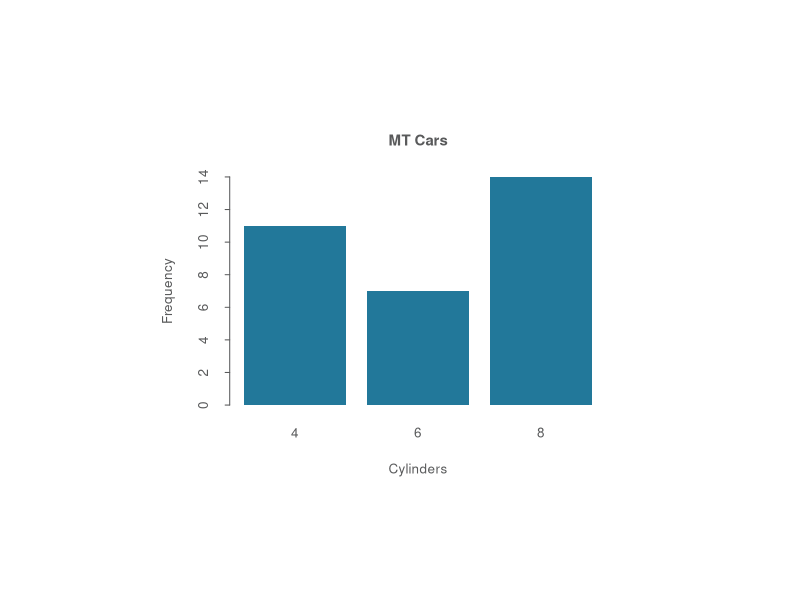
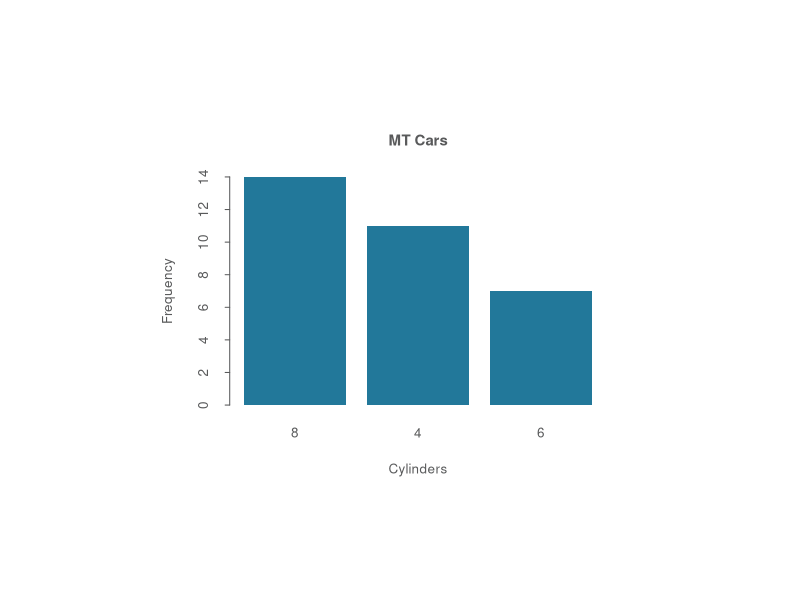
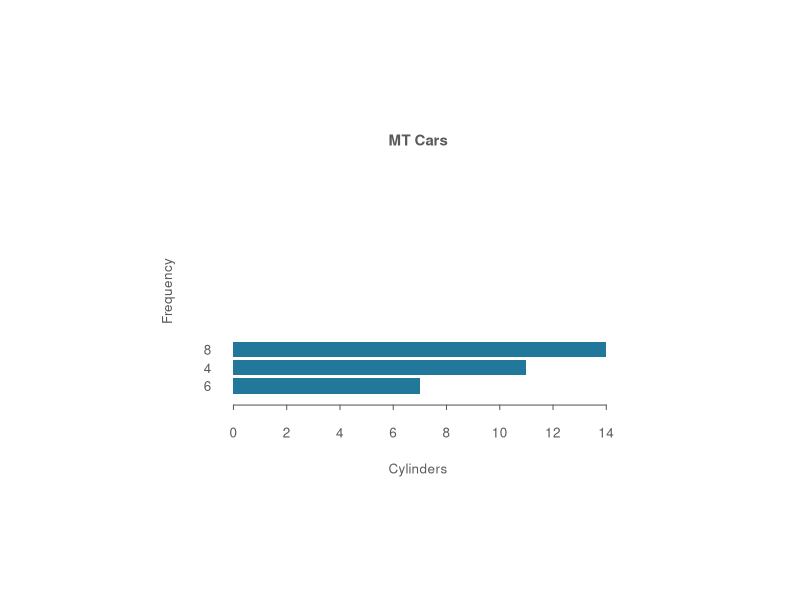
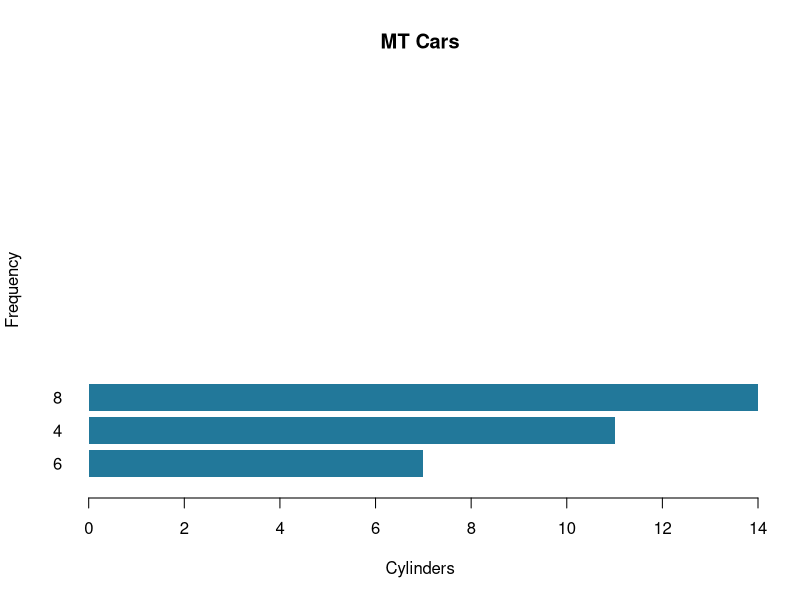
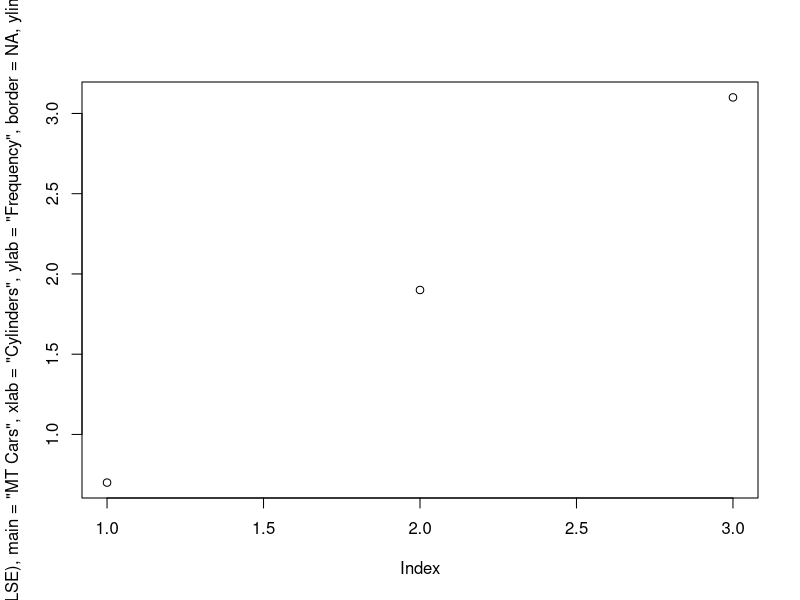
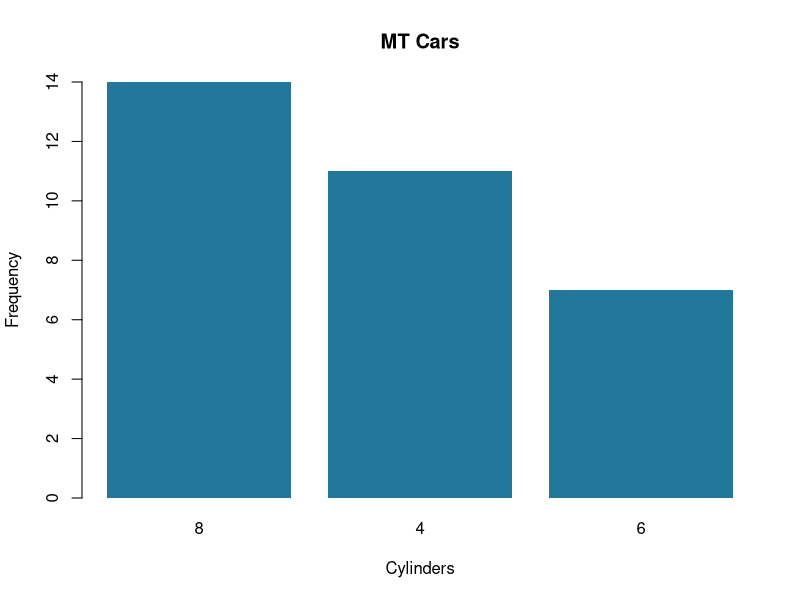
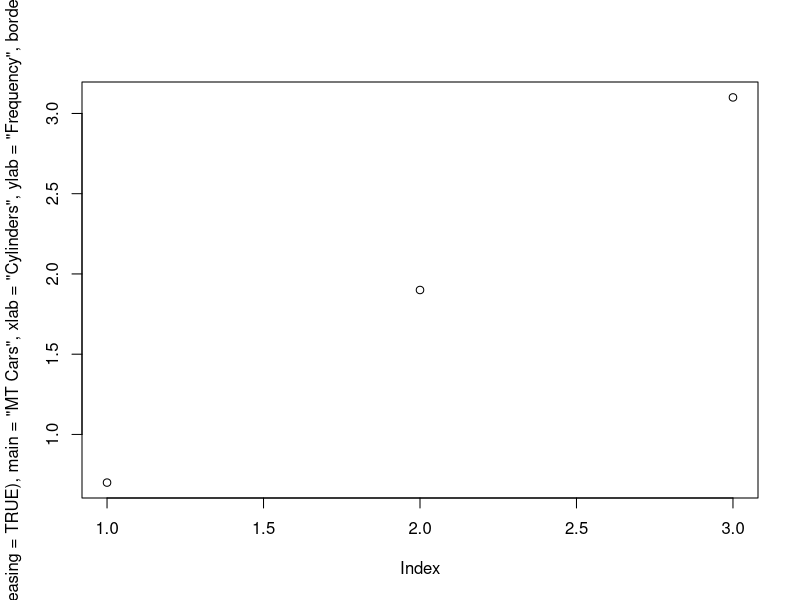

Write R code to recreate these figures, in order.
dat <- mtcars

## specify chart size
dev.size(units="cm")
slim <- c(4.881889764, 3.937007874) ## Slim chart: 12.4cm wide  x 10cm high
wide <- c(6.299212598, 6.299212598) ## Wide chart 16 cm wide x up to 16cm high


## specify colour scheme
col1 <- "#292B67"
col2 <- "#9ED9DF"
col3 <- "#22789A"
col4 <- "#BCBFC1" ## for chart lines and ticks
col5 <- "#595A5B" ## for chart font 
col6 <- "#56B4DF"
col7 <- "#0072B2"
easd.col <- c(col1, col2, col3, col6, col7)

## set parameters globally
par(cex=.9, cex.axis=.9, cex.lab=.9, cex.main=1) ## Arial 10pt
par(col=col3, col.axis=col5, col.lab=col5, col.main=col5, col.sub=col5, fg=col5) ## set all colours
par(pch=1, tck=-0.02) ## set marker type, and ticks to be inside
par(lty=1, lwd=.8) ## set line type and width, relative to default
par(fin=slim, din=slim) ## set line type and width, relative to default

## SINGLE BARCHART
barplot(table(dat$cyl), main="MT Cars", xlab="Cylinders", ylab="Frequency", border=NA, ylim=c(0,14), col=col3)

## SINGLE BARCHART, SORTED
barplot(sort(table(dat$cyl), decreasing=TRUE), main="MT Cars", xlab="Cylinders", ylab="Frequency", border=NA, ylim=c(0,14), col=col3)

## SINGLE BARCHART, SORTED & FLIPPED
barplot(sort(table(dat$cyl), decreasing=FALSE), main="MT Cars", xlab="Cylinders", ylab="Frequency", border=NA, ylim=c(0,14), col=col3, horiz=TRUE, las=1)

## export as pdf
pdf("barplot-test.pdf")
plot(barplot(sort(table(dat$cyl), decreasing=FALSE), main="MT Cars", xlab="Cylinders", ylab="Frequency", border=NA, ylim=c(0,14), col=col3, horiz=TRUE, las=1))
dev.off()

pdf("barplot-test.pdf")
plot(barplot(sort(table(dat$cyl), decreasing=TRUE), main="MT Cars", xlab="Cylinders", ylab="Frequency", border=NA, ylim=c(0,14), col=col3))
dev.off()